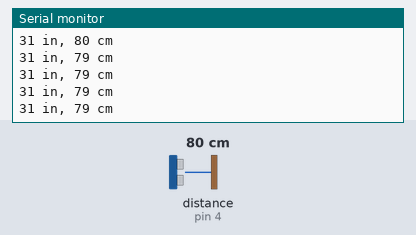
A sketch run on a simulated Arduino Uno, built with avr-gcc and run on an emulated ATmega328P. On the bench: the last lines printed to the serial monitor. Wiring (inferred from the names in the program): ultrasonic range finder: trigger pin 5; echo pin 4. The test bench sets the inputs (shaded band); at power-on: distance to the obstacle (sensor on pin 4) 80 cm. The echo pulse lasts 58.3 µs per cm.

Above: at 1.2 s.
1.3 s: distance to the obstacle (sensor on pin 4) set to 2 cm
At 1.71 s:
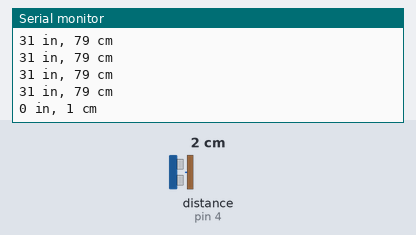
4.3 s: distance to the obstacle (sensor on pin 4) set to 4 cm
At 4.48 s:
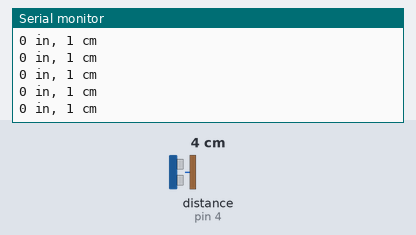
Timing chart, 0 to 7.3 s (numbered marks = the images above; inputs shaded):
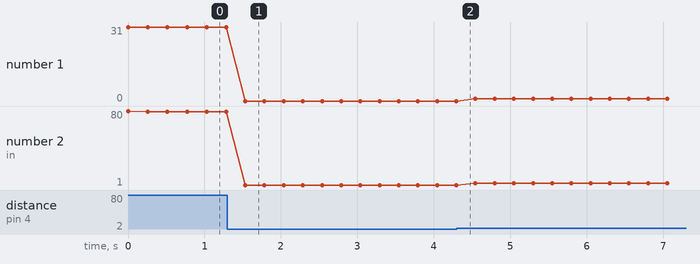

Measured:
- after the input at 1.3 s, the serial monitor: prints a new line after 0.23 s (image 1)
- plotted number 1: 31 → 0 after the input at 1.3 s
- plotted number 2: 79 → 1 after the input at 1.3 s, 1 → 3 after the input at 4.3 s

The sketch:

init-ultrasonic-sensor.ino
```cpp
int trigPin = 5;    // Trigger
int echoPin = 4;    // Echo
long duration, cm, inches;

void setup() {
  Serial.begin (9600);
  pinMode(trigPin, OUTPUT);
  pinMode(echoPin, INPUT);
}

void loop() {
  // The sensor is triggered by a HIGH pulse of 10 or more microseconds.
  // Give a short LOW pulse beforehand to ensure a clean HIGH pulse:
  digitalWrite(trigPin, LOW);
  delayMicroseconds(2);
  digitalWrite(trigPin, HIGH);
  delayMicroseconds(10);
  digitalWrite(trigPin, LOW);

  // Read the signal from the sensor: a HIGH pulse whose
  // duration is the time (in microseconds) from the sending
  // of the ping to the reception of its echo off of an object.
  duration = pulseIn(echoPin, HIGH);
  // Convert the time into a distance
  cm = (duration / 2) / 29.1;     // Divide by 29.1 or multiply by 0.0343
  inches = (duration / 2) / 74;   // Divide by 74 or multiply by 0.0135

  Serial.print(inches);
  Serial.print(" in, ");
  Serial.print(cm);
  Serial.print(" cm");
  Serial.println();
  delay(250);
}
```
